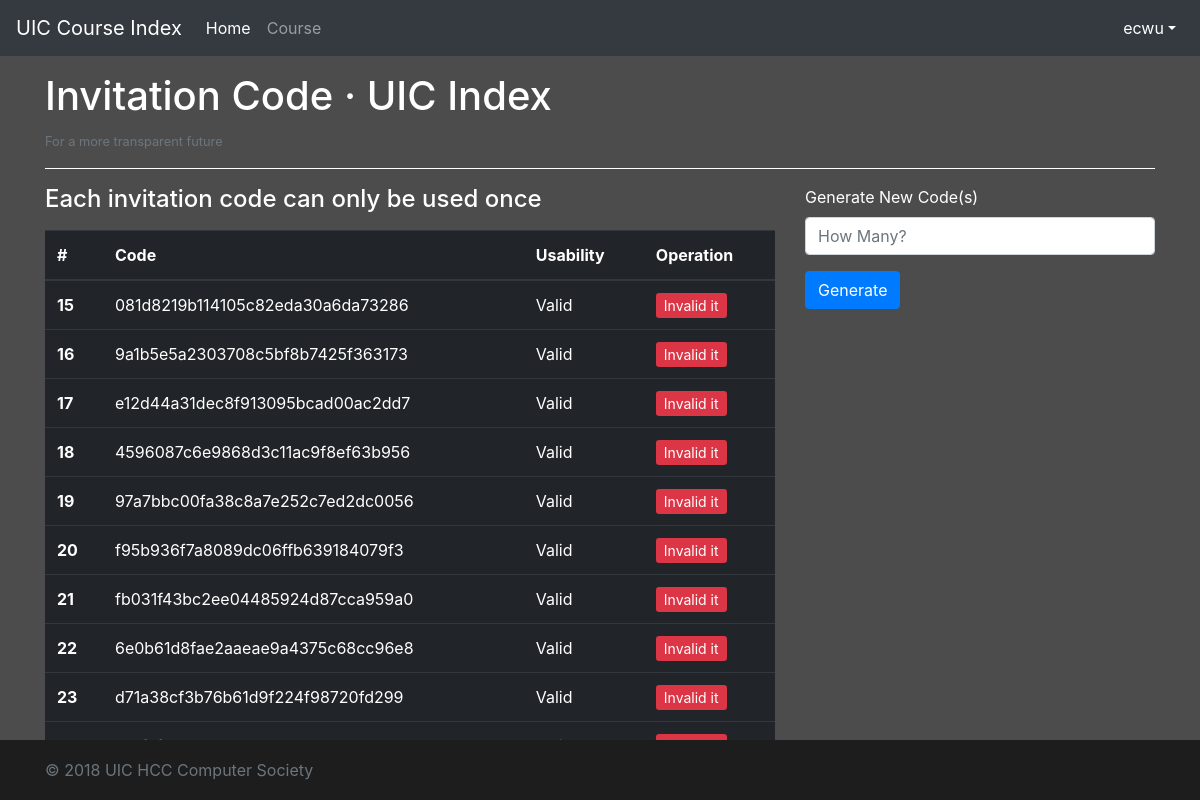
/tools/invitation/ (signed in), run on the app's committed database.
### course/models.py (models this page shows, shortened)
class InvitationCode(models.Model):
    invitation_code = models.TextField(null=True, unique=True)
    usability = models.BooleanField(default=True)

### course/views.py (the view, shortened to what this page needs)
# urls.py: path('tools/invitation/', views.invitation_code, name='invitation_code'),
def invitation_code(request):
    if not request.user.is_superuser:
        return redirect('/')
    else:
        userdata = request.user
        times = request.POST.get('amount')
        code_all = models.InvitationCode.objects.all()
        return render(request, 'course/newic.html', {'userdata': userdata, 'codes': code_all})

### course/templates/course/newic.html (shortened to what this page needs)
<!doctype html>
<html lang="en">
  <head>
    <link href="https://cdn.bootcss.com/bootstrap/4.0.0/css/bootstrap.min.css" rel="stylesheet">
    {% load static %}
    <link href="{% static "course/css/login_page.css" %}" rel="stylesheet">
</head>
  <body>
    <header>
      <nav class="navbar navbar-expand-md navbar-dark fixed-top bg-dark">
        <a class="navbar-brand" href="{% url 'home_page' %}">UIC Course Index</a>
        <div class="collapse navbar-collapse" id="navbarCollapse">
          <ul class="navbar-nav mr-auto">
            <li class="nav-item active">
              <a class="nav-link" href="{% url 'home_page' %}">Home <span class="sr-only">(current)</span></a>
            </li>
            <li class="nav-item">
              <a class="nav-link" href="{% url 'course_list' %}">Course</a>
            </li>
          </ul>
            <ul class="navbar-nav ml-auto">
                <li class="nav-item dropdown show">
                    <a class="nav-link dropdown-toggle" href="#" id="dropdown01" data-toggle="dropdown" aria-haspopup="true" aria-expanded="true">{{ userdata.username }}</a>
                </li>
            </ul>
        </div>
      </nav>
    </header>
<div class="site-wrapper-inner" style="background-color: rgba(0, 0, 0, 0.7);">
    <main role="main" class="container">
    <br>
      <h1 class="mt-5 text-white">Invitation Code · UIC Index</h1>
      <small class="text-secondary">For a more transparent future</small>
      <hr style="border-color: #FFFFFF;">
<div class="row">
    <div class="col-8">
        <h4 class="text-white">Each invitation code can only be used once</h4>
        <table class="table table-hover table-dark" style="margin-top: 1rem;">
            <thead>
                <tr>
                    <th scope="col">#</th>
                    <th scope="col">Code</th>
                    <th scope="col">Usability</th>
                    <th scope="col">Operation</th>
                </tr>
            </thead>
            <tbody>
                {% for code in codes %}
                    <tr>
                        <th scope="row">{{ code.id }}</th>
                        <td>{{ code.invitation_code}}</td>
                        <td>
                            {% if code.usability %}
                                Valid
                            {% else %}
                                Invalid
                            {% endif %}
                        </td>
                        <td>
                            {% if code.usability %}
                                <a href="{% url 'invitation_code_invalid' code.id %}" class="btn-danger btn-sm">Invalid it</a>
                            {% endif %}
                        </td>
                    {% endfor %}
                    </tr>
            </tbody>
        </table>
        </div>
    <div class="col-4">
<div>
      <form action="{% url 'invitation_code' %}" method="post">
          <div class="form-group">
            <label class="text-white">Generate New Code(s)</label>
            <input type="text" class="form-control" placeholder="How Many?" name="amount">
          </div>
          <button type="submit" class="btn btn-primary">Generate</button>
        </form>
    </div>
    </div>
</div>
    </main>
</div>
    <footer class="footer">
      <div class="container">
        <span class="text-muted">&copy; 2018 UIC HCC Computer Society</span>
      </div>
    </footer>
    {% load static %}
  </body>
</html>

### course/static/course/css/login_page.css (style rules this page uses)
html { position: relative; min-height: 100%; }
body { margin-bottom: 60px; font-family: -apple-system, BlinkMacSystemFont, "Segoe UI", "Droid Sans", "Helvetica Neue", "PingFang SC", "Hiragino Sans GB", "Droid Sans Fallback", "Microsoft YaHei", sans-serif; }
.footer { position: absolute; bottom: 0; width: 100%; height: 60px; line-height: 60px; background-color: #1d1d1d; }
.footer > .container { padding-right: 15px; padding-left: 15px; }

### course/templates/course/newic.html (style rules this page uses)
body { background-image: url("https://www.ecwuuuuu.com/wallpaper/"); background-size: cover; }
.site-wrapper-inner { position:fixed; width: 100%; height: 100%; }

### data on the page
InvitationCode: id "15", invitation_code "081d8219b114105c82eda30a6da73286", usability "Valid"
InvitationCode: id "16", invitation_code "9a1b5e5a2303708c5bf8b7425f363173", usability "Valid"
InvitationCode: id "17", invitation_code "e12d44a31dec8f913095bcad00ac2dd7", usability "Valid"
InvitationCode: id "18", invitation_code "4596087c6e9868d3c11ac9f8ef63b956", usability "Valid"
InvitationCode: id "19", invitation_code "97a7bbc00fa38c8a7e252c7ed2dc0056", usability "Valid"
InvitationCode: id "20", invitation_code "f95b936f7a8089dc06ffb639184079f3", usability "Valid"
InvitationCode: id "21", invitation_code "fb031f43bc2ee04485924d87cca959a0", usability "Valid"
InvitationCode: id "22", invitation_code "6e0b61d8fae2aaeae9a4375c68cc96e8", usability "Valid"
InvitationCode: id "23", invitation_code "d71a38cf3b76b61d9f224f98720fd299", usability "Valid"

### other printed values
{{ userdata.username }} "ecwu"
